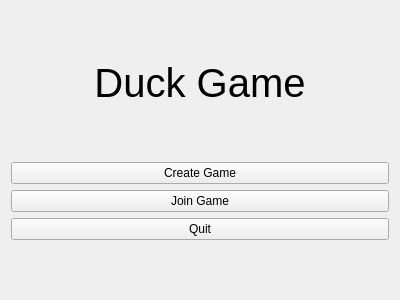
<?xml version="1.0" encoding="UTF-8"?>
<ui version="4.0">
 <class>CreateJoinWidget</class>
 <widget class="QWidget" name="CreateJoinWidget">
  <property name="geometry">
   <rect>
    <x>0</x>
    <y>0</y>
    <width>400</width>
    <height>300</height>
   </rect>
  </property>
  <property name="windowTitle">
   <string>Form</string>
  </property>
  <layout class="QVBoxLayout" name="verticalLayout">
   <item>
    <spacer name="verticalSpacerTop">
     <property name="orientation">
      <enum>Qt::Orientation::Vertical</enum>
     </property>
     <property name="sizeHint" stdset="0">
      <size>
       <width>20</width>
       <height>40</height>
      </size>
     </property>
    </spacer>
   </item>
   <item>
    <widget class="QLabel" name="Title">
     <property name="font">
      <font>
       <pointsize>30</pointsize>
      </font>
     </property>
     <property name="text">
      <string>Duck Game</string>
     </property>
     <property name="alignment">
      <set>Qt::AlignmentFlag::AlignCenter</set>
     </property>
    </widget>
   </item>
   <item>
    <spacer name="verticalSpacerMid">
     <property name="orientation">
      <enum>Qt::Orientation::Vertical</enum>
     </property>
     <property name="sizeHint" stdset="0">
      <size>
       <width>20</width>
       <height>40</height>
      </size>
     </property>
    </spacer>
   </item>
   <item>
    <widget class="QPushButton" name="createGameButton">
     <property name="text">
      <string>Create Game</string>
     </property>
    </widget>
   </item>
   <item>
    <widget class="QPushButton" name="joinGameButton">
     <property name="text">
      <string>Join Game</string>
     </property>
    </widget>
   </item>
   <item>
    <widget class="QPushButton" name="quitButton">
     <property name="text">
      <string>Quit</string>
     </property>
    </widget>
   </item>
   <item>
    <spacer name="verticalSpacerBottom">
     <property name="orientation">
      <enum>Qt::Orientation::Vertical</enum>
     </property>
     <property name="sizeHint" stdset="0">
      <size>
       <width>20</width>
       <height>40</height>
      </size>
     </property>
    </spacer>
   </item>
  </layout>
 </widget>
 <resources/>
 <connections/>
</ui>
